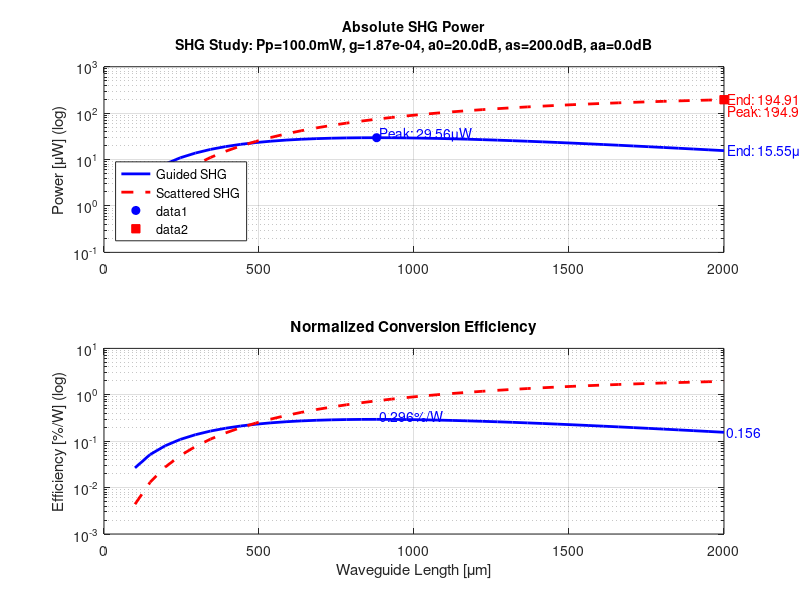

This chart was generated by the following MATLAB code:
function SHG_Design_Suite_wTaper()
    close all; clear;

    %% --- 1. CONFIGURATION ---
    cfg.sim.use_linewidth  = false;
    cfg.sim.do_validation  = false;
    cfg.sim.dz             = 0.5;
    
    % --- PHYSICAL INPUTS ---
    cfg.phys.Pp_mW         = 100;
    cfg.phys.lam_nm        = 450;
    cfg.phys.d33_pmV       = 4.7;      
    cfg.phys.n_pump        = 2.15;     
    cfg.phys.n_shg         = 2.25;     
    cfg.phys.overlap_eta   = 0.03;     
    cfg.phys.width_um      = 0.3365;  % Nominal width
    cfg.phys.height_um     = 0.381;
    cfg.phys.dk_center     = 0;        

    % --- GEOMETRY / TAPER SETUP ---
    cfg.geo.L_um           = 2000;
    cfg.geo.w_nominal      = 0.3365;
    cfg.geo.w_start        = 0.3365;  % Change these to create a taper
    cfg.geo.w_end          = 0.3365;  % (Keep same for validation)
    cfg.geo.taper_slope    = 0.5;     % dk shift per micron of width change

    % --- LOSSES ---
    cfg.phys.a0_dBcm       = 20;
    cfg.phys.a3_scat_dBcm  = cfg.phys.a0_dBcm * 10;
    cfg.phys.a3_abs_dBcm   = 0;
    
    % --- SWEEP SETUP ---
    study_type = 'length'; 
    sweep_vals = linspace(100, 2000, 40); 
    param_label = 'Waveguide Length [\mum]';

    %% --- 2. PRE-CALCS ---
    cfg.phys.g_coeff = calculate_g(cfg); 
    fprintf('Calculated g_coeff: %.4e [um^-1]\n', cfg.phys.g_coeff);

    %% --- 3. EXECUTE SWEEP ---
    results = zeros(length(sweep_vals), 2); 
    
    for i = 1:length(sweep_vals)
        current_cfg = cfg;
        if strcmp(study_type, 'length'), current_cfg.geo.L_um = sweep_vals(i); end
        
        [Pg, Ps] = run_core_simulation(current_cfg);
        results(i, :) = [Pg, Ps];
    end

    %% --- 4. CONVERT TO NORMALIZED EFFICIENCY ---
    Pp_W = cfg.phys.Pp_mW * 1e-3;
    Eff_guided = (results(:,1) ./ Pp_W^2) * 100;
    Eff_scat   = (results(:,2) ./ Pp_W^2) * 100;

%% --- 5. PLOTTING (Semilogy Version) ---
    fig_title = sprintf('SHG Study: Pp=%.1fmW, g=%.2e, a0=%.1fdB, as=%.1fdB, aa=%.1fdB', ...
                cfg.phys.Pp_mW, cfg.phys.g_coeff, cfg.phys.a0_dBcm, ...
                cfg.phys.a3_scat_dBcm, cfg.phys.a3_abs_dBcm);
            
    figure('Color', 'w', 'Name', 'SHG Results', 'Position', [100 100 800 700]);
    
    L_vec = sweep_vals;
    P_guide = results(:,1) * 1e6; % uW
    P_scat  = results(:,2) * 1e6; % uW
    
    % --- Plot A: Absolute Power (uW) ---
    subplot(2,1,1);
    h1 = semilogy(L_vec, P_guide, 'b', 'LineWidth', 2); hold on;
    h2 = semilogy(L_vec, P_scat, 'r--', 'LineWidth', 2);
    grid on; ylabel('Power [\muW] (log)');
    title({'Absolute SHG Power', fig_title}, 'FontSize', 10);
    legend('Guided SHG', 'Scattered SHG', 'Location', 'southwest');

    % Peak and End Labels
    [maxG, idxG] = max(P_guide);
    [maxS, idxS] = max(P_scat);
    
    % Use a small offset for log-scale text positioning
    text(L_vec(idxG), maxG*1.2, sprintf(' Peak: %.2f\\muW', maxG), 'Color', 'b');
    text(L_vec(end), P_guide(end), sprintf(' End: %.2f\\muW', P_guide(end)), 'Color', 'b', 'HorizontalAlignment', 'left');
    plot(L_vec(idxG), maxG, 'bo', 'MarkerFaceColor', 'b');

    text(L_vec(idxS), maxS*0.8, sprintf(' Peak: %.2f\\muW', maxS), 'Color', 'r', 'VerticalAlignment', 'top');
    text(L_vec(end), P_scat(end), sprintf(' End: %.2f\\muW', P_scat(end)), 'Color', 'r', 'HorizontalAlignment', 'left');
    plot(L_vec(idxS), maxS, 'rs', 'MarkerFaceColor', 'r');
    
    % --- Plot B: Normalized Efficiency (%/W) ---
    subplot(2,1,2);
    semilogy(L_vec, Eff_guided, 'b', 'LineWidth', 2); hold on;
    semilogy(L_vec, Eff_scat, 'r--', 'LineWidth', 2);
    grid on; ylabel('Efficiency [%/W] (log)'); xlabel(param_label);
    title('Normalized Conversion Efficiency');
    
    [maxEG, idxEG] = max(Eff_guided);
    text(L_vec(idxEG), maxEG*1.2, sprintf(' %.3f%%/W', maxEG), 'Color', 'b');
    text(L_vec(end), Eff_guided(end), sprintf(' %.3f', Eff_guided(end)), 'Color', 'b');
end

%% --- PHYSICAL CALCULATIONS ---
function g = calculate_g(cfg)
    eps0 = 8.854e-12;
    c = 2.998e8;
    lam2 = (cfg.phys.lam_nm / 2) * 1e-9; 
    w2 = 2 * pi * c / lam2;              
    d_eff = cfg.phys.d33_pmV * 1e-12;    
    A_eff_m2 = (cfg.phys.width_um * cfg.phys.height_um) * 1e-12; 
    prefactor = (2 * w2^2 * d_eff^2) / (eps0 * cfg.phys.n_pump^2 * cfg.phys.n_shg * c^3);
    g_SI = 2*sqrt(cfg.phys.overlap_eta^2 / A_eff_m2 * prefactor);
    g = g_SI * 1e-6; 
end

function [Pg, Ps] = run_core_simulation(cfg)
    Pp = cfg.phys.Pp_mW * 1e-3;
    a0 = (cfg.phys.a0_dBcm / 4.3429) * 1e-4;
    as = (cfg.phys.a3_scat_dBcm / 4.3429) * 1e-4;
    aa = (cfg.phys.a3_abs_dBcm / 4.3429) * 1e-4;
    
    % Use the engine and pass the whole cfg struct
    [Pg, Ps] = rk4_engine_tapered(cfg.geo.L_um, cfg.sim.dz, cfg, a0, as+aa, as, Pp);
end

function [Pg_end, Ps_end] = rk4_engine_tapered(L, dz, cfg, a0, a3t, a3s, Pp)
    z_vec = 0:dz:L;
    Y = [sqrt(Pp); 0; 0; 0; 0; 0];  
    for i = 1:(length(z_vec)-1)
        z_now = z_vec(i);
        k1 = shg_derivs_linear_taper(z_now,        Y,           a0, a3t, a3s, cfg);
        k2 = shg_derivs_linear_taper(z_now + dz/2, Y + k1*dz/2, a0, a3t, a3s, cfg);
        k3 = shg_derivs_linear_taper(z_now + dz/2, Y + k2*dz/2, a0, a3t, a3s, cfg);
        k4 = shg_derivs_linear_taper(z_now + dz,   Y + k3*dz,   a0, a3t, a3s, cfg);
        Y = Y + (dz/6)*(k1 + 2*k2 + 2*k3 + k4);
    end
    Pg_end = Y(3)^2 + Y(4)^2;
    Ps_end = Y(5);
end

function dY = shg_derivs_linear_taper(z, Y, a0, a3t, a3s, cfg)
    % Linear Taper Width
    L_eff = max(cfg.geo.L_um, 1e-9); % Prevent div by zero
    w_z = cfg.geo.w_start + (cfg.geo.w_end - cfg.geo.w_start) * (z / L_eff);
    
    % Linear Phase Mismatch Approximation
    dw = w_z - cfg.geo.w_nominal;
    dk_local = cfg.phys.dk_center + (dw * cfg.geo.taper_slope);
    
    A1 = Y(1) + 1i*Y(2);
    A3 = Y(3) + 1i*Y(4);
    phi_acc = Y(6); 
    
    dA1 = -0.5 * a0 * A1;
    dA3 = -0.5 * a3t * A3 + 1i * cfg.phys.g_coeff * (A1^2) * exp(-1i * phi_acc);
    
    dY = [real(dA1); imag(dA1); real(dA3); imag(dA3); a3s*abs(A3)^2; dk_local];
end

% function run_validation_plot(cfg, L_vals, RK4_guided)
%     Pp = (cfg.phys.Pp_mW * 1e-3);
%     g = cfg.phys.g_coeff;
%     
%     % IDEAL CASE (No loss, no dk)
%     P_ideal = (g * L_vals).^2 * Pp^2; 
% 
%     figure('Name','The Vacuum Test');
%     plot(L_vals, RK4_guided*1e6, 'bo', 'DisplayName', 'RK4 Numerical'); hold on;
%     plot(L_vals, P_ideal*1e6, 'r-', 'DisplayName', 'Ideal Quadratic');
%     legend; grid on;
% end

function run_validation_plot(cfg, L_vals, RK4_guided)
    % 1. Convert losses to per-micron (matching RK4)
    a0 = (cfg.phys.a0_dBcm / 4.3429) * 1e-4; 
    as = (cfg.phys.a3_scat_dBcm / 4.3429) * 1e-4;
    aa = (cfg.phys.a3_abs_dBcm / 4.3429) * 1e-4;
    a3 = as + aa;
    
    Pp = (cfg.phys.Pp_mW * 1e-3);
    g = cfg.phys.g_coeff;
    
    % 2. Numerical Stability Check
    % Instead of (exp(da*L)-1)^2 / da^2, we use the hyperbolic sinc
    % which is much more stable as da approaches 0.
    da = (a3/2 - a0);
    
    % We use the fact that (exp(x)-1)/x = exp(x/2) * sinh(x/2)/(x/2)
    % This is exactly equivalent to your Wei formula but won't crash at zero.
    term1 = exp(-a3 * L_vals);
    term2 = exp(da * L_vals);
    
% Define the argument x = da * L
    x = da * L_vals;
    
    % Initialize growth_factor
    growth_f = zeros(size(x));
    
    % Use Taylor expansion for stability if x is very small (near 0)
    % otherwise use the standard formula.
    small_idx = abs(x) < 1e-4;
    
    % Standard formula
    growth_f(~small_idx) = ((exp(x(~small_idx)) - 1) ./ x(~small_idx)).^2;
    
    % Taylor expansion: (1 + x/2 + x^2/6 + ...)^2
    growth_f(small_idx) = (1 + x(small_idx)/2 + (x(small_idx).^2)/6).^2;
    
    P_analytic = (g * L_vals).^2 * Pp^2 .* exp(-a3 * L_vals) .* growth_f;
    
    % Re-calculating P_analytic
    % P = (g*L)^2 * Pp^2 * exp(-a3*L) * growth_factor
    P_analytic = (g * L_vals).^2 * Pp^2 .* term1 .* growth_f;

    figure('Name','RK4 vs Wei Validation');
    plot(L_vals, RK4_guided*1e6, 'bo', 'DisplayName', 'RK4 Numerical'); hold on;
    plot(L_vals, P_analytic*1e6, 'r-', 'LineWidth', 1.5, 'DisplayName', 'Wei Analytical');
    grid on; xlabel('Length [\mum]'); ylabel('Guided Power [\muW]');
    legend; title('Validation (Numerical vs. Analytical)');
end
